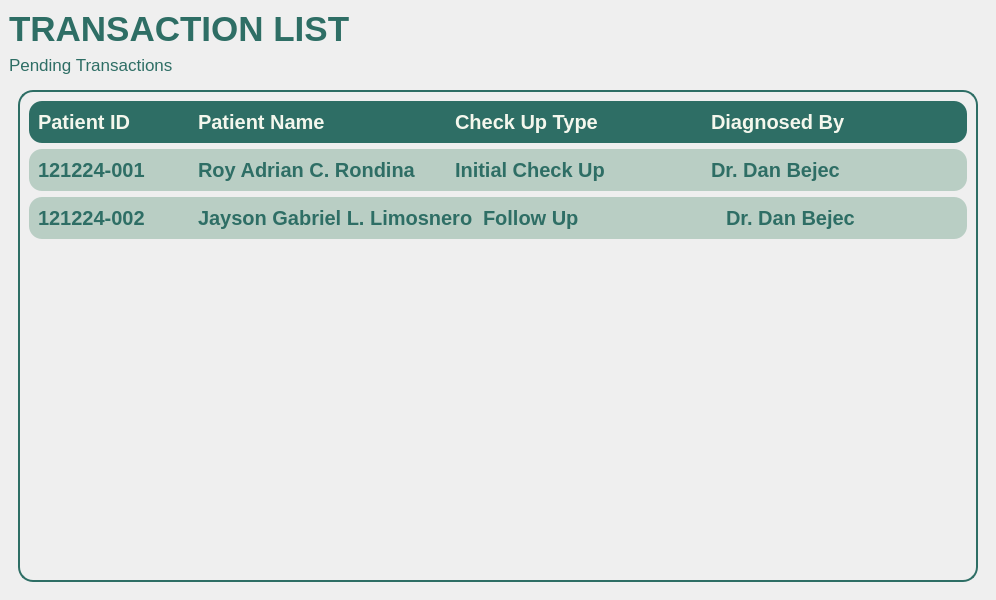
<?xml version="1.0" encoding="UTF-8"?>
<ui version="4.0">
 <class>MainWindow</class>
 <widget class="QMainWindow" name="MainWindow">
  <property name="geometry">
   <rect>
    <x>0</x>
    <y>0</y>
    <width>996</width>
    <height>600</height>
   </rect>
  </property>
  <property name="windowTitle">
   <string>MainWindow</string>
  </property>
  <property name="styleSheet">
   <string notr="true">*{
	padding: 0px;
	margin: 0px;
	border: 0px;
}
QPushButton {
	font: 900 10pt &quot;Satoshi Black&quot;;
	background-color: transparent;
 	border-radius: 10px;
	font-weight: bold;
	font-size: 25px;
	color: #F4F7ED;
	text-align: left;
	padding: 5px 5px;
}
#NavBar {
    background-color: #2E6E65;
}
QLabel {
	font: 900 10pt &quot;Satoshi Black&quot;;
	font-size: 20px;
	font-weight: bold;
	color: #2E6E65;
	qproperty-alignment: 'AlignLeft';
    qproperty-wordWrap: true;
	background: transparent;
}
#User, #UserSpecialty {
	color: #F4F7ED;
}
#DoctorSidePanel {
	 background-color: #2E6E65;
}

#RecentText {
	color: #F4F7ED;
}

#label {
	qproperty-alignment: 'AlignCenter';
	font-size: 35px;
}

#label_2 {
	qproperty-alignment: 'AlignCenter';
	font-weight: 300;
	font-size: 17px;
}</string>
  </property>
  <widget class="QWidget" name="centralwidget">
   <layout class="QVBoxLayout" name="verticalLayout">
    <item>
     <widget class="QLabel" name="label">
      <property name="text">
       <string>TRANSACTION LIST</string>
      </property>
     </widget>
    </item>
    <item>
     <widget class="QLabel" name="label_2">
      <property name="text">
       <string>Pending Transactions</string>
      </property>
     </widget>
    </item>
    <item>
     <widget class="QWidget" name="widget" native="true">
      <property name="sizePolicy">
       <sizepolicy hsizetype="Preferred" vsizetype="Expanding">
        <horstretch>0</horstretch>
        <verstretch>0</verstretch>
       </sizepolicy>
      </property>
      <property name="styleSheet">
       <string notr="true">#frame {
	border: 2px solid  #2e6e65;
    border-radius: 15px;
}

#frame_2 {
	background-color: #2e6e65;
	border-radius: 13px;
}

#label_3, #label_4, #label_5, #label_6 {
	color: #F4F7ED;
}

#frame_3, #frame_4 {
	background-color: #b9cec4;
	border-radius: 13px;
}</string>
      </property>
      <layout class="QVBoxLayout" name="verticalLayout_2">
       <item>
        <widget class="QFrame" name="frame">
         <property name="frameShape">
          <enum>QFrame::StyledPanel</enum>
         </property>
         <property name="frameShadow">
          <enum>QFrame::Raised</enum>
         </property>
         <layout class="QVBoxLayout" name="verticalLayout_3">
          <item>
           <widget class="QFrame" name="frame_2">
            <property name="frameShape">
             <enum>QFrame::StyledPanel</enum>
            </property>
            <property name="frameShadow">
             <enum>QFrame::Raised</enum>
            </property>
            <layout class="QHBoxLayout" name="horizontalLayout">
             <property name="spacing">
              <number>10</number>
             </property>
             <item>
              <widget class="QLabel" name="label_3">
               <property name="sizePolicy">
                <sizepolicy hsizetype="Preferred" vsizetype="Preferred">
                 <horstretch>0</horstretch>
                 <verstretch>0</verstretch>
                </sizepolicy>
               </property>
               <property name="minimumSize">
                <size>
                 <width>150</width>
                 <height>0</height>
                </size>
               </property>
               <property name="maximumSize">
                <size>
                 <width>150</width>
                 <height>16777215</height>
                </size>
               </property>
               <property name="text">
                <string>Patient ID</string>
               </property>
              </widget>
             </item>
             <item>
              <widget class="QLabel" name="label_4">
               <property name="sizePolicy">
                <sizepolicy hsizetype="Expanding" vsizetype="Preferred">
                 <horstretch>0</horstretch>
                 <verstretch>0</verstretch>
                </sizepolicy>
               </property>
               <property name="text">
                <string>Patient Name</string>
               </property>
              </widget>
             </item>
             <item>
              <widget class="QLabel" name="label_5">
               <property name="sizePolicy">
                <sizepolicy hsizetype="Expanding" vsizetype="Preferred">
                 <horstretch>0</horstretch>
                 <verstretch>0</verstretch>
                </sizepolicy>
               </property>
               <property name="text">
                <string>Check Up Type</string>
               </property>
              </widget>
             </item>
             <item>
              <widget class="QLabel" name="label_6">
               <property name="sizePolicy">
                <sizepolicy hsizetype="Expanding" vsizetype="Preferred">
                 <horstretch>0</horstretch>
                 <verstretch>0</verstretch>
                </sizepolicy>
               </property>
               <property name="text">
                <string>Diagnosed By</string>
               </property>
              </widget>
             </item>
            </layout>
           </widget>
          </item>
          <item>
           <widget class="QFrame" name="frame_3">
            <property name="frameShape">
             <enum>QFrame::StyledPanel</enum>
            </property>
            <property name="frameShadow">
             <enum>QFrame::Raised</enum>
            </property>
            <layout class="QHBoxLayout" name="horizontalLayout_2">
             <property name="spacing">
              <number>10</number>
             </property>
             <item>
              <widget class="QLabel" name="label_7">
               <property name="sizePolicy">
                <sizepolicy hsizetype="Preferred" vsizetype="Preferred">
                 <horstretch>0</horstretch>
                 <verstretch>0</verstretch>
                </sizepolicy>
               </property>
               <property name="minimumSize">
                <size>
                 <width>150</width>
                 <height>0</height>
                </size>
               </property>
               <property name="maximumSize">
                <size>
                 <width>150</width>
                 <height>16777215</height>
                </size>
               </property>
               <property name="text">
                <string>121224-001</string>
               </property>
              </widget>
             </item>
             <item>
              <widget class="QLabel" name="label_8">
               <property name="sizePolicy">
                <sizepolicy hsizetype="Expanding" vsizetype="Preferred">
                 <horstretch>0</horstretch>
                 <verstretch>0</verstretch>
                </sizepolicy>
               </property>
               <property name="text">
                <string>Roy Adrian C. Rondina</string>
               </property>
              </widget>
             </item>
             <item>
              <widget class="QLabel" name="label_9">
               <property name="sizePolicy">
                <sizepolicy hsizetype="Expanding" vsizetype="Preferred">
                 <horstretch>0</horstretch>
                 <verstretch>0</verstretch>
                </sizepolicy>
               </property>
               <property name="text">
                <string>Initial Check Up</string>
               </property>
              </widget>
             </item>
             <item>
              <widget class="QLabel" name="label_10">
               <property name="sizePolicy">
                <sizepolicy hsizetype="Expanding" vsizetype="Preferred">
                 <horstretch>0</horstretch>
                 <verstretch>0</verstretch>
                </sizepolicy>
               </property>
               <property name="text">
                <string>Dr. Dan Bejec</string>
               </property>
              </widget>
             </item>
            </layout>
           </widget>
          </item>
          <item>
           <widget class="QFrame" name="frame_4">
            <property name="frameShape">
             <enum>QFrame::StyledPanel</enum>
            </property>
            <property name="frameShadow">
             <enum>QFrame::Raised</enum>
            </property>
            <layout class="QHBoxLayout" name="horizontalLayout_3">
             <property name="spacing">
              <number>10</number>
             </property>
             <item>
              <widget class="QLabel" name="label_11">
               <property name="sizePolicy">
                <sizepolicy hsizetype="Preferred" vsizetype="Preferred">
                 <horstretch>0</horstretch>
                 <verstretch>0</verstretch>
                </sizepolicy>
               </property>
               <property name="minimumSize">
                <size>
                 <width>150</width>
                 <height>0</height>
                </size>
               </property>
               <property name="maximumSize">
                <size>
                 <width>150</width>
                 <height>16777215</height>
                </size>
               </property>
               <property name="text">
                <string>121224-002</string>
               </property>
              </widget>
             </item>
             <item>
              <widget class="QLabel" name="label_12">
               <property name="sizePolicy">
                <sizepolicy hsizetype="Expanding" vsizetype="Preferred">
                 <horstretch>0</horstretch>
                 <verstretch>0</verstretch>
                </sizepolicy>
               </property>
               <property name="text">
                <string>Jayson Gabriel L. Limosnero</string>
               </property>
              </widget>
             </item>
             <item>
              <widget class="QLabel" name="label_13">
               <property name="sizePolicy">
                <sizepolicy hsizetype="Expanding" vsizetype="Preferred">
                 <horstretch>0</horstretch>
                 <verstretch>0</verstretch>
                </sizepolicy>
               </property>
               <property name="text">
                <string>Follow Up</string>
               </property>
              </widget>
             </item>
             <item>
              <widget class="QLabel" name="label_14">
               <property name="sizePolicy">
                <sizepolicy hsizetype="Expanding" vsizetype="Preferred">
                 <horstretch>0</horstretch>
                 <verstretch>0</verstretch>
                </sizepolicy>
               </property>
               <property name="text">
                <string>Dr. Dan Bejec</string>
               </property>
              </widget>
             </item>
            </layout>
           </widget>
          </item>
          <item>
           <spacer name="verticalSpacer">
            <property name="orientation">
             <enum>Qt::Vertical</enum>
            </property>
            <property name="sizeHint" stdset="0">
             <size>
              <width>20</width>
              <height>40</height>
             </size>
            </property>
           </spacer>
          </item>
         </layout>
        </widget>
       </item>
      </layout>
     </widget>
    </item>
   </layout>
  </widget>
 </widget>
 <resources/>
 <connections/>
</ui>
